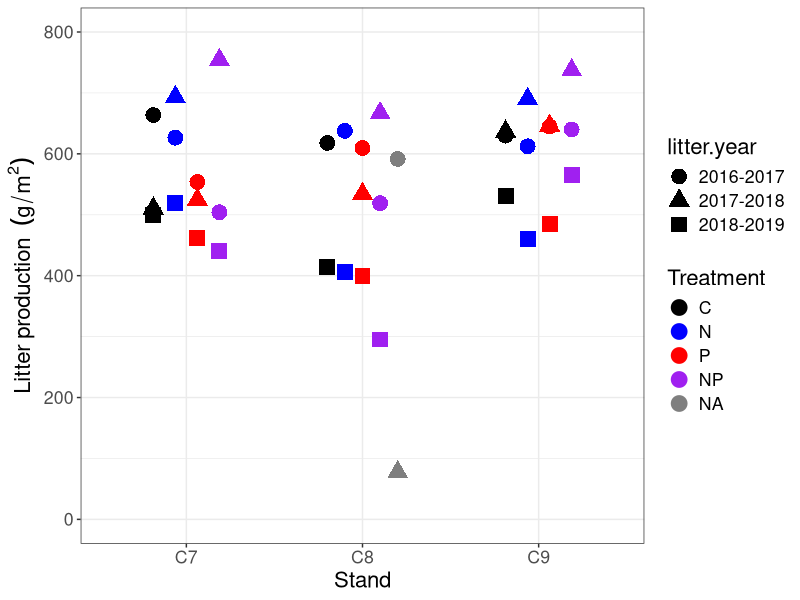

Recreate this plot in R. (Note: this script raises an error after producing the figure.)


b<-read.csv("Data/data.for.alex.csv")


head(b)


b$Treatment<-factor(b$Treatment, levels=c("C","N","P","NP"))

library(ggplot2)

ggplot(b, aes(x=Stand, y=plot.avg, shape=litter.year,col=Treatment, group=Treatment))+
  geom_point(aes(group=Treatment),size=5, position =position_dodge(width=.5), stat="identity")+
  scale_color_manual(values=c("black","blue","red","purple"))+theme_bw()+ylim(0, 800)+
  labs(y = bquote('Litter production '~(g/m^2)))+ theme(text=element_text(size=16))


library(patchwork)
library(ggpubr)

ggarrange(n,p,common.legend=T, nrow=2, legend="bottom")

n+p